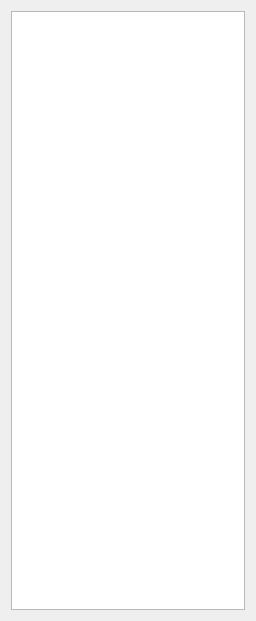
<?xml version="1.0" encoding="UTF-8"?>
<ui version="4.0">
 <class>BookmarksList</class>
 <widget class="QWidget" name="BookmarksList">
  <property name="geometry">
   <rect>
    <x>0</x>
    <y>0</y>
    <width>256</width>
    <height>621</height>
   </rect>
  </property>
  <property name="sizePolicy">
   <sizepolicy hsizetype="Expanding" vsizetype="Expanding">
    <horstretch>0</horstretch>
    <verstretch>0</verstretch>
   </sizepolicy>
  </property>
  <property name="windowTitle">
   <string>Form</string>
  </property>
  <layout class="QVBoxLayout" name="verticalLayout">
   <item>
    <widget class="QListWidget" name="bookmarksList">
     <property name="contextMenuPolicy">
      <enum>Qt::ActionsContextMenu</enum>
     </property>
     <property name="layoutDirection">
      <enum>Qt::LeftToRight</enum>
     </property>
    </widget>
   </item>
  </layout>
 </widget>
 <resources/>
 <connections/>
</ui>
